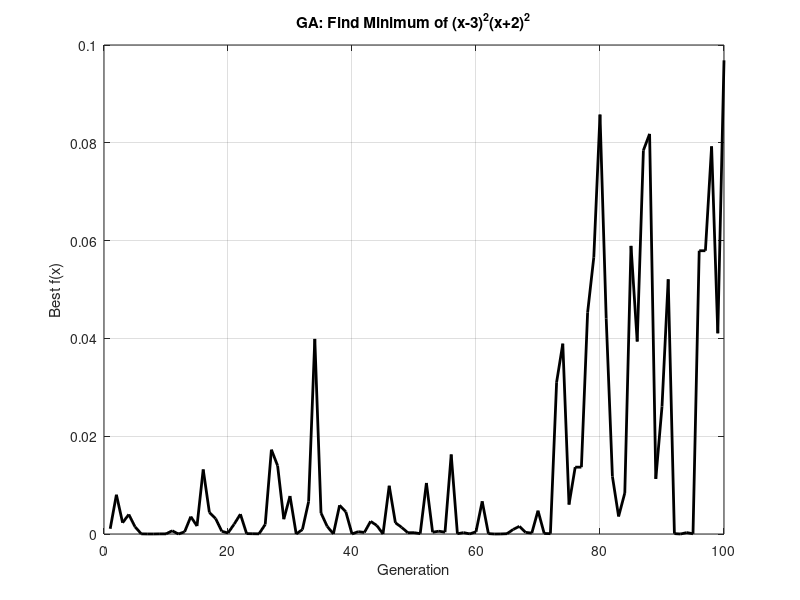

This chart was generated by the following MATLAB code:
clc; clear; close all;

%% 🎯 Function with roots at -2 and 3
fitnessFunc = @(x) (x - 3).^2 .* (x + 2).^2;

popSize = 30;
maxGen = 100;
pop = -5 + 10 * rand(popSize, 1);  % Range: [-5, 5]
mutRate = 0.1;

bestFitness = zeros(maxGen, 1);

for gen = 1:maxGen
    fitness = -fitnessFunc(pop);  % Maximize negative of function (minimize original)

    %% Selection
    prob = fitness - min(fitness) + eps;
    prob = prob / sum(prob);
    cumProb = cumsum(prob);
    newPop = zeros(size(pop));
    for i = 1:popSize
        r = rand;
        idx = find(cumProb >= r, 1);
        newPop(i) = pop(idx);
    end

    %% Crossover
    for i = 1:2:popSize
        if i+1 <= popSize
            alpha = rand;
            newPop(i) = alpha * newPop(i) + (1-alpha) * newPop(i+1);
            newPop(i+1) = alpha * newPop(i+1) + (1-alpha) * newPop(i);
        end
    end

    %% Mutation
    for i = 1:popSize
        if rand < mutRate
            newPop(i) = newPop(i) + 0.5 * randn;
            newPop(i) = max(-5, min(5, newPop(i)));
        end
    end

    pop = newPop;
    bestFitness(gen) = min(fitnessFunc(pop));
end

%% 📈 Plot
figure;
plot(1:maxGen, bestFitness, 'k-', 'LineWidth', 2);
xlabel('Generation'); ylabel('Best f(x)');
title('GA: Find Minimum of (x-3)^2(x+2)^2');
grid on;
